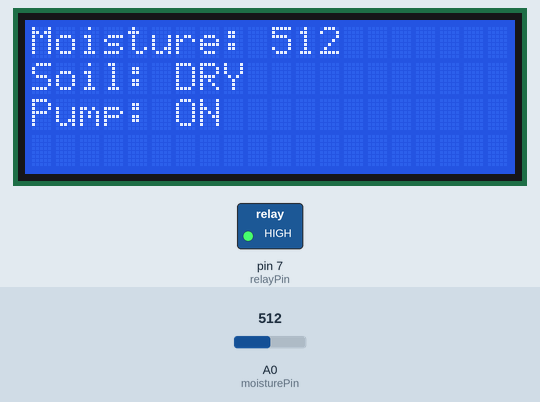
The sketch below on a simulated Arduino Uno, built with avr-gcc and run on an emulated ATmega328P. On the bench: 20×4 character LCD, switched loads named in the sketch (green lamp = pin HIGH). Inputs (shaded band) come from the test bench; at power-on: A0 (moisturePin) = 512. What the sketch prints to the serial monitor is not drawn.

Above: at 3.3 s.
3.4 s: A0 (moisturePin) set to 487
At 4.8 s:
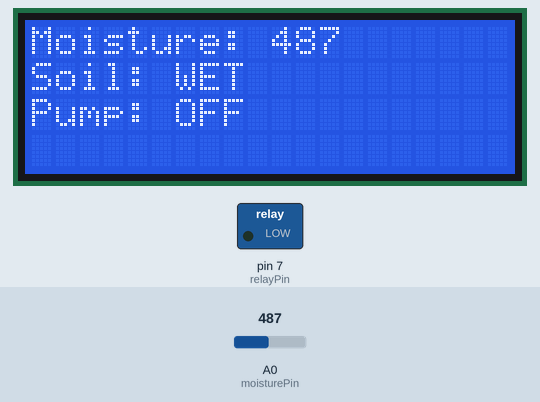
5.7 s: A0 (moisturePin) set to 510
At 6.7 s:
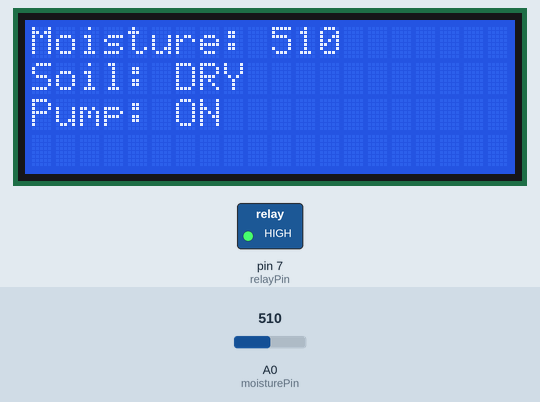
7.8 s: A0 (moisturePin) set to 490
At 9.9 s:
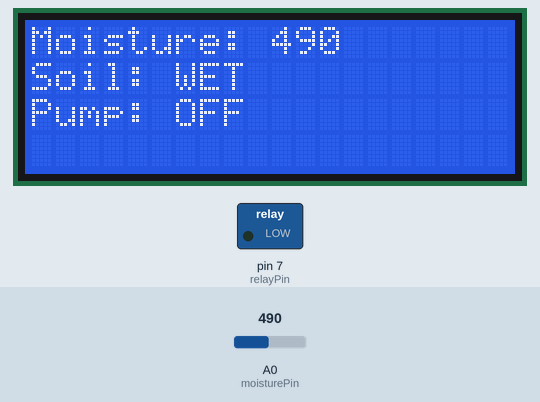
Timing chart, 0 to 11.4 s (numbered marks = the images above; inputs shaded):
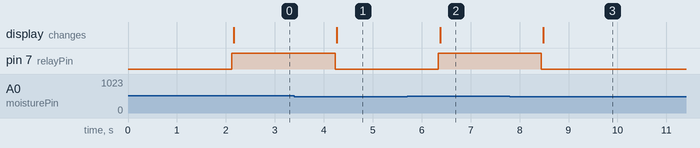

The sketch:

smart_irrigation_system.ino.ino
```cpp
#include <Wire.h>
#include <LiquidCrystal_I2C.h>

// LCD: I2C address 0x27, 20 columns, 4 rows
LiquidCrystal_I2C lcd(0x27, 20, 4);

// Pin connections
const int moisturePin = A0;
const int relayPin = 7;

// Adjust this value after testing your sensor
const int threshold = 500;

void setup()
{
  // Relay
  pinMode(relayPin, OUTPUT);

  // Start with pump OFF
  digitalWrite(relayPin, LOW);

  // Serial Monitor
  Serial.begin(115200);

  // LCD
  lcd.init();
  lcd.backlight();

  lcd.clear();
  lcd.setCursor(0, 0);
  lcd.print("SMART IRRIGATION");

  lcd.setCursor(0, 1);
  lcd.print("System Starting...");

  delay(2000);

  lcd.clear();
}

void loop()
{
  // Read soil moisture
  int moisture = analogRead(moisturePin);

  // Display moisture value
  lcd.setCursor(0, 0);
  lcd.print("Moisture: ");
  lcd.print(moisture);
  lcd.print("     ");

  // Serial Monitor
  Serial.print("Moisture: ");
  Serial.println(moisture);

  // Check soil condition
  if (moisture > threshold)
  {
    // Soil is DRY
    digitalWrite(relayPin, HIGH);

    lcd.setCursor(0, 1);
    lcd.print("Soil: DRY          ");

    lcd.setCursor(0, 2);
    lcd.print("Pump: ON           ");

    Serial.println("Soil: DRY");
    Serial.println("Pump: ON");
  }
  else
  {
    // Soil is WET
    digitalWrite(relayPin, LOW);

    lcd.setCursor(0, 1);
    lcd.print("Soil: WET          ");

    lcd.setCursor(0, 2);
    lcd.print("Pump: OFF          ");

    Serial.println("Soil: WET");
    Serial.println("Pump: OFF");
  }

  // Wait 1 second
  delay(1000);
}
```

Measured:
- the behaviour switches between 501 and 500 on A0 (moisturePin) (found by bisection; images 0 and 1)
- after the input at 3.4 s, pin 7 (relayPin): HIGH → LOW after 0.83 s; the display: changes after 0.87 s (image 1)
- after the input at 5.7 s, pin 7 (relayPin): LOW → HIGH after 0.64 s; the display: changes after 0.68 s (image 2)
- after the input at 7.8 s, pin 7 (relayPin): HIGH → LOW after 0.65 s; the display: changes after 0.68 s (image 3)
